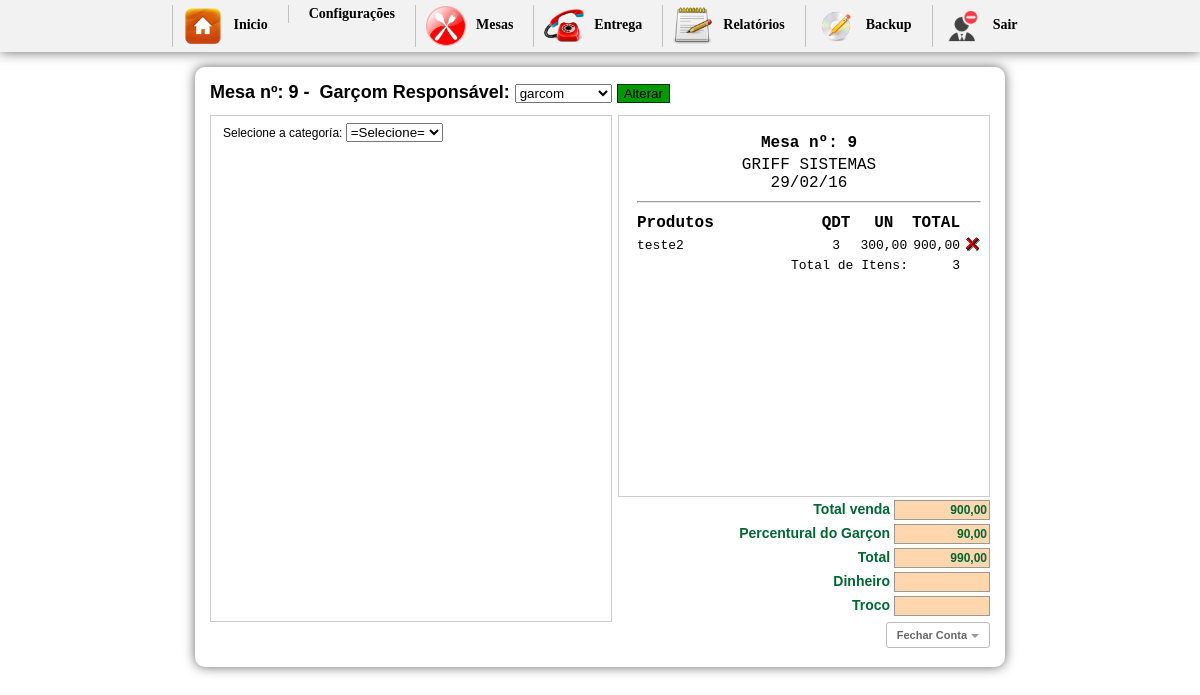
The app's page /inicio.php?btn=vendermesa&id_mesa=9&idGarcon=2 (signed in) with its own data.
### tables this page shows
CREATE TABLE `config` (
  `id_conf` int(30) NOT NULL,
  `empresa` varchar(200) NOT NULL,
  `telefone` varchar(30) NOT NULL,
  `pgarcon` int(10) NOT NULL,
  `ativo` int(2) NOT NULL
);

CREATE TABLE `tbl_carrinho` (
  `id` int(11) NOT NULL AUTO_INCREMENT,
  `cod` int(11) NOT NULL,
  `nome` varchar(150) NOT NULL,
  `preco` varchar(10) NOT NULL,
  `qtd` int(11) NOT NULL,
  `comanda` int(200) NOT NULL,
  `data` date NOT NULL,
  `time` time NOT NULL,
  `id_mesa` int(30) NOT NULL,
  `situacao` int(2) NOT NULL,
  `idGarcon` varchar(200) NOT NULL,
  `status` int(1) NOT NULL,
  `destino` int(1) NOT NULL,
  `entregue` int(1) NOT NULL,
  `feito` int(1) NOT NULL,
  PRIMARY KEY (`id`)
);

### vendamesa.php (the view, shortened to what this page needs)
<?php
$numero = $_GET['id_mesa'];
?>
<?php
  $sql1 = mysql_query("SELECT * FROM mesa WHERE numero='$numero'") or die(mysql_error());
  $cont1 = mysql_fetch_array($sql1);
  $sit = $cont1['situacao'];
$idGarconget = $_GET['idGarcon'];
$gar2 = mysql_query("SELECT * FROM garcon WHERE idGarcon='$idGarconget'");
$h2 = mysql_fetch_array($gar2);
  ?>
<h1>
<form action="" method="post" enctype="multipart/form-data">
Mesa nº: <?php echo $numero ?>&nbsp-&nbsp;
Garçom Responsável: <select name="nomeGarcon">
<?php
	$gar = mysql_query("SELECT * FROM garcon WHERE idGarcon != '1' ORDER BY nomeGarcon ASC") or die(mysql_error());
	while($h = mysql_fetch_array($gar)){
?>
  <option value="<?php echo $h['idGarcon'] ?>"<?php if (!(strcmp($h['idGarcon'], $h2['idGarcon']))) {echo "selected=\"selected\"";} ?>><?php echo $h['nomeGarcon'] ?></option>
	<?php }?>
</select>
<?php if($sit == "0"){?>
<input name="ok" type="submit" value="Abrir mesa" style="background-color: #F30; border:1px solid #9B0000;" />
<?php }else{ ?>
<input name="ok" type="submit" value="Alterar" style=" background-color:#090; border:1px solid #030;" />
<?php } ?>
</form>
</h1>
<div id="boxprodutos"><br/>
<?php if($sit == "1"){
include "selecionacat.php";
} ?>
</div>
<div id="box">
	<div id="comentarios">
    <table width="100%" border="0" class="inputs">
  <tr>
 <?php $n = mysql_query("SELECT * FROM config");
 	$a = mysql_fetch_array($n);
 ?>
  <td align="center" style="font-size:16px;"><strong>Mesa nº: <?php echo $numero ?></strong></td>
  </tr>
  <tr>
    <td align="center" style="font-size:16px;"><?php echo $a['empresa'] ?><br/> <?php echo date("d/m/y") ?></td>
    </tr>
    <tr>
    <td><hr/></td>
    </tr>
</table>
    <table width="100%">
    <tr>
	  <td  style="font-size:16px;"><strong>Produtos</strong></td>
      <td width="13%" align="center" style="font-size:16px;"><strong>QDT</strong></td>
      <td width="15%" align="center" style="font-size:16px;"><strong>UN</strong></td>
	  <td align="center" style="font-size:16px;"><strong>TOTAL</strong></td>
	  <td align="center">&nbsp;</td>
	  </tr>
	<?php
	$carrinho = mysql_query("SELECT *, SUM(qtd) AS qt,SUM(preco) AS pr FROM tbl_carrinho WHERE id_mesa='$numero' AND situacao='1' GROUP BY cod") or die(		mysql_error());
	$contar = mysql_num_rows($carrinho);
	if($contar == 0){
		echo "";
	}else{
		while($res = mysql_fetch_array($carrinho)){
			$id           	= $res['id'];
			$nome  			= $res['nome'];
			$preco       	= $res['pr'];
			$qtd		 	= $res['qt'];
			$unitario		= $res['preco'];
			$id_mesa		= $res['id_mesa'];
			$itens +=$qtd;
			$total += $preco;
	?>
	<tr class="fontcomanda">
    <td width="60%" align="left">
    <a href="cozinha.php?id_mesa=<?php echo $id_mesa ?>&nome=<?php echo $nome; ?>"  title="Imprimir"
    onclick="Cozinha(this.href,'nomeJanela','350','600','yes');return false" class="fontcomanda"><?php echo $nome; ?></a>
    </td>
    <td align="center" ><?php echo $qtd; ?> </td>
    <td align="center" ><?php echo  str_replace(".",",",$unitario); ?></td>
    <td width="10%" align="right"><?php echo number_format($preco, 2, ',', '.'); ?></td>
    <td width="2%" align="right">
    <a href="inicio.php?btn=vendermesa&retira=produto&id=<?php echo $id ?>&id_mesa=<?php echo $numero ?>"><img src="imagens/icone_delete.gif" width="17" height="18" border="0" /></a>
    </td>
    </tr>
     <?php
		}
	}
	?>
	<tr class="fontcomanda">
	  <td colspan="3" align="right">Total de Itens:</td>
	  <td align="right"><?php echo $itens ?></td>
	  <td align="right">&nbsp;</td>
	  </tr>
    </table>
 <div id="formulario">
    <?php $totals = number_format($total, 2, ',', '.'); ?>
<form name="formulario" action="" method="post" enctype="multipart/form-data">
            <span class="valores">Total venda </span>
        <input name="total" type="text" value="<?php echo $totals ?>" size="8" maxlength="6" class="calc" readonly="true"/><br/>
        	<?php
			$g = mysql_query("SELECT * FROM config") or die(mysql_error());
			$w = mysql_fetch_array($g);
			$ativo = $w['ativo'];
			$percentual = $w['pgarcon'];
			if($ativo == 1){
			$porcento_garcon = $percentual;
			}else{
			$porcento_garcon = 0;
			}
				$pgarcon = $total * $porcento_garcon / 100;
				$somatotal = $total + $pgarcon;
			?>
                <span class="valores">Percentural do Garçon </span>
                <input name="garconP" type="text" class="calc" id="garconP" value="<?php echo number_format($pgarcon, 2, ',', '.'); ?>"/><br/>
                <span class="valores">Total </span>
                <input name="somatotal" type="text" class="calc" id="somatotal" value="<?php echo number_format($somatotal, 2, ',', '.'); ?>"/><br/>
        <span class="valores">Dinheiro </span>
        <input name="dinheiro" type="text" size="8"  class="calc" onkeyup="javascript:operacao('')" id="dinheiro-1"/><br/>
            <span class="valores">Troco </span>
            <input name="troco" type="text" class="calc" size="8" maxlength="8" readonly="true"/><br/>
      </form>
      <br/>
      <?php
	  $mesas = $_GET['id_mesa'];
	  ?>
      <a href="imprimemesa.php?id_mesa=<?php echo $mesas;?>&pgarcon=<?php echo $pgarcon?>&somatotal=<?php echo $somatotal ?>"
  onclick="NovaJanela(this.href,'nomeJanela','750','600','yes');return false" class="button">
  Fechar Conta</a>
      </div>
  </div>
</div>

### css/css.css (style rules this page uses)
body { margin-left: 0px;margin-top: 0px;margin-right: 0px;margin-bottom: 0px; background-color:#FFF; font-family:Verdana, Geneva, sans-serif; font-size:12px; }
h1 { font-size:18px; margin-top:0; }
#boxprodutos { width:400px; height:500px; margin:0 auto; border:1px solid #ccc; float:left; background:#FFF; padding-bottom:5px; overflow:auto }
#box { width:370px; margin:0 auto; border:1px solid #ccc; float:right; font:10px "Courier New", Courier, monospace; background:#FFF; }
.fontcomanda { font-size:13px; }
.fontcomanda a:link { font:10px "Courier New", Courier, monospace; font-size:13px; text-decoration:none;color:#000; }
#comentarios { width:350px; height:350px;overflow: auto; padding:15px; }
#formulario { position:absolute; width:300px; height:115px; top:498px; font-size:10px; text-align:right; margin-left:56px; }
.calc { border:1px solid #999; height:16px; width:90px; font-family:Verdana, Geneva, sans-serif; font-size:12px; font-weight:bold; color:#063; background:#FFD7AE; margin:2px 0 2px 0; text-align:right; }
.valores { font-size:10px; font-family:Verdana, Geneva, sans-serif; font-size:14px; font-weight:bold; color:#063; }
.button { border: 1px solid #BBB; border-radius: 3px; text-shadow: 0 1px 1px white; -webkit-box-shadow: 0 1px 1px #fff; -moz-box-shadow: 0 1px 1px #fff; box-shadow: 0 1px 1px #fff; font: bold 11px Sans-Serif; padding: 6px 10px; white-space: nowrap; vertical-align: middle; color: #666; background: transparent; cursor: pointer; margin-top:3px; text-decoration:none; }
.button:after { content: ""; display: inline-block; width: 0; height: 0; border-top: 4px solid #999; border-left: 4px solid transparent; border-right: 4px solid transparent; margin: 0 0 0 4px; position: relative; top: -1px; text-decoration:none; }

### records on screen
config: empresa "GRIFF SISTEMAS", garconP "90,00", somatotal "990,00"
tbl_carrinho: nome "teste2", qtd "3", preco "300,00", preco "900,00"

### other values on screen
$numero "9"
$itens "3"
form field nomeGarcon "garcom"
